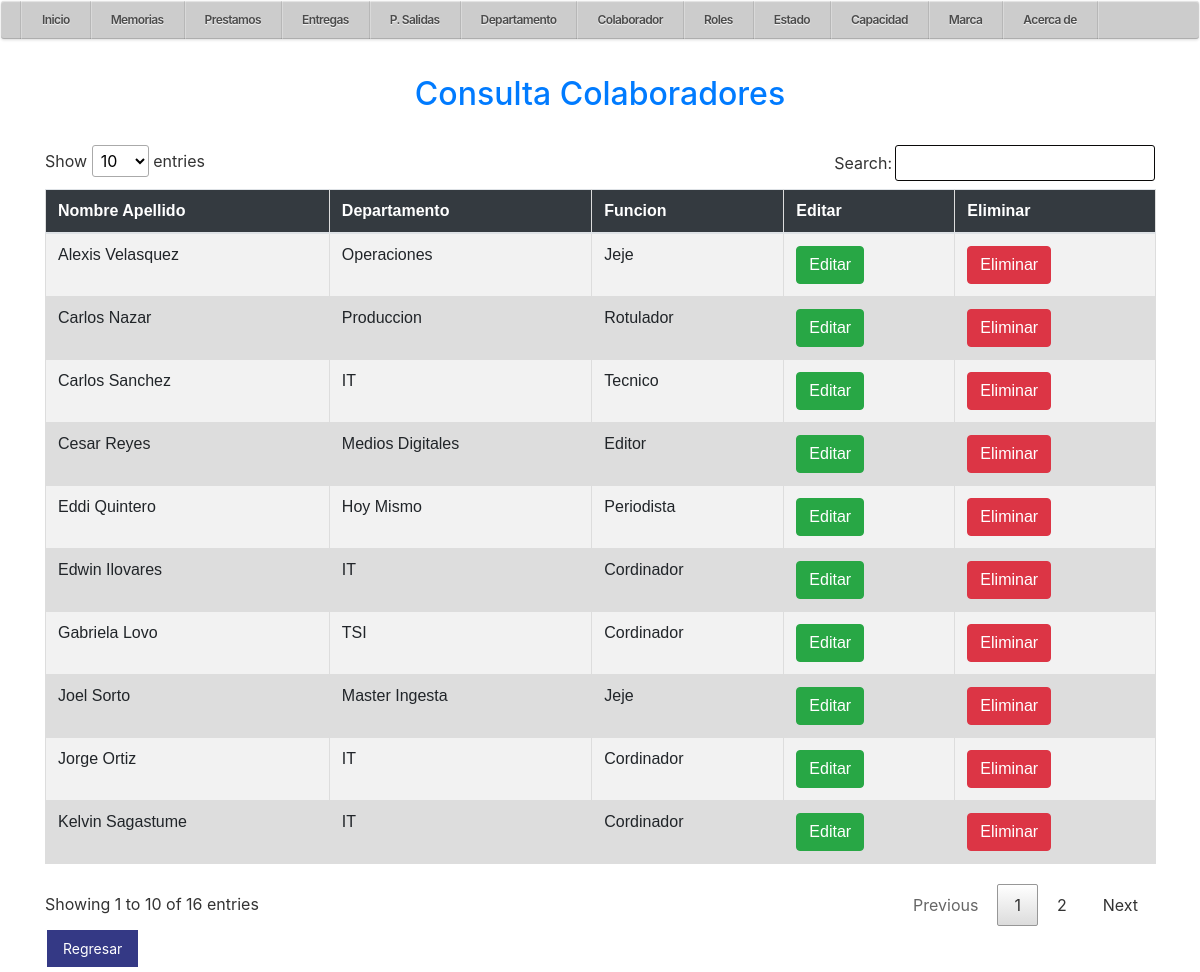
Screenshot of /php/Cons_Colaborador.php (signed in) with the database file from the repository.
### tables this page shows
CREATE TABLE `empleados` (
  `id` int(11) NOT NULL,
  `nom` varchar(20) NOT NULL,
  `id_depto` int(11) NOT NULL,
  `id_rol` int(11) NOT NULL
);

CREATE TABLE `depto` (
  `id` int(11) NOT NULL,
  `nom_depto` varchar(20) NOT NULL
);

CREATE TABLE `roles` (
  `id` int(11) NOT NULL,
  `nom` varchar(20) NOT NULL
);

### php/Cons_Colaborador.php (the view, shortened to what this page needs)
<?php
include_once '../conexion/conexion3.php';
include_once "../php/plantilla4.php";
?>
<!doctype html>
<html lang="es">
<head>
    <link rel="stylesheet" href="/R_MEMORIAS/css/stilu.css">
    <link rel="stylesheet" href="/R_MEMORIAS/css/stilos4.css">
    <link rel="stylesheet" href="/R_MEMORIAS/css/menu11.css">
    <link rel="stylesheet" type="text/css" href="/R_MEMORIAS/css/min.css">
    <link rel="stylesheet" href="https://cdn.jsdelivr.net/npm/bootstrap@4.6.2/dist/css/bootstrap.min.css">
</head>
<body>
    <div class="container">
        <h2>Consulta Colaboradores</h2>
        <br>
        <table class="table table-striped" id="tabla">
            <thead>
                <tr>
                    <th width="auto">Nombre Apellido</th>
                    <th>Departamento</th>
                    <th>Funcion</th>
                    <th>Editar</th>
                    <th>Eliminar</th>
                </tr>
            </thead>
            <tbody>
                <?php
                $sql = "SELECT empleados.id, empleados.nom, depto.nom_depto AS nom_depto, roles.nom AS nom_rol
FROM empleados
INNER JOIN depto ON empleados.id_depto = depto.id
INNER JOIN roles ON empleados.id_rol = roles.id
ORDER BY empleados.id LIMIT 150";
                $result = mysqli_query($enlace, $sql);
                while ($row = mysqli_fetch_object($result)) {
                ?>
                    <tr>
                        <td><?php echo $row->nom; ?></td>
                        <td><?php echo $row->nom_depto; ?></td>
                        <td><?php echo $row->nom_rol; ?></td>
                        <td><a class="btn btn-success" href="/R_MEMORIAS/php/Editar_Colaborador.php?id=<?php echo $row->id; ?>">Editar</a></td>
                        <td><a class="btn btn-danger" href="/R_MEMORIAS/php/Borrar_Colaborador.php?id=<?php echo $row->id; ?>" onclick="return confirm('Estás seguro que deseas eliminar el registro?');">Eliminar</a></td>
                    </tr>
                <?php
                }
                ?>
            </tbody>
        </table>
        <td><a class="btn-editar" href="/R_MEMORIAS/php/Form_Empl.php">Regresar</a></td>
    </div>
</body>
</html>

### php/Plantilla4.php (shortened to what this page needs)
<link rel="stylesheet" href="/R_Memorias/css/menu8.css">
<div id="container">
    <ul id="menu">
        <li><a href="/R_MEMORIAS/php/Plantilla.php">Inicio</a>
        </li>
        <li><a href="#">Memorias</a>
        </li>
        <li><a href="#">Prestamos</a>
        </li>
        <li><a href="#">Entregas</a>
        </li>
        <li><a href="#">P. Salidas</a>
        </li>
        <li><a href="#">Departamento</a>
        </li>
        <li><a href="#">Colaborador</a>
        </li>
        <li><a href="#">Roles</a>
        </li>
        <li><a href="#">Estado</a>
        </li>
        <li><a href="#">Capacidad</a>
        </li>
        <li><a href="#">Marca</a>
        </li>
        <li><a href="/R_MEMORIAS/php/Form.php">Acerca de</a></li>
    </ul>
</div>

### css/menu8.css (style rules this page uses)
* { margin: 0; padding: 0; box-sizing: border-box; }
body { padding: 1px; font-family: arial; background-image: url('/R_Memorias/img/fondo9.jpg'); background-repeat: no-repeat; background-size: cover; justify-content: center; align-items: 100vh; min-height: 100vh; overflow: 100vh; display: left; }
#container:after { content: ""; display: block; clear: both; height: 0; }
#menu { position: relative; float: left; width: 100%; padding: 0 20px; border-radius: 3px; box-shadow: inset 0 1px 1px rgba(255, 255, 255, .5), inset 0 -1px 0 rgba(0, 0, 0, .15), 0 1px 3px rgba(0, 0, 0, .15); background: #ccc; }
#menu, #menu ul { list-style: none; }
#menu>li { float: left; position: relative; border-right: 1px solid rgba(0, 0, 0, .1); box-shadow: 1px 0 0 rgba(255, 255, 255, .25); perspective: 1000px; }
#menu>li:first-child { border-left: 1px solid rgba(255, 255, 255, .25); box-shadow: -1px 0 0 rgba(0, 0, 0, .1), 1px 0 0 rgba(255, 255, 255, .25); }
#menu a { display: block; position: relative; z-index: 10; padding: 13px 20px 13px 20px; text-decoration: none; color: rgba(75, 75, 75, 1); line-height: 1; font-weight: 600; font-size: 12px; letter-spacing: -.05em; background: transparent; text-shadow: 0 1px 1px rgba(255, 255, 255, .9); transition: all .25s ease-in-out; }

### css/stilu.css (style rules this page uses)
table { border-collapse: collapse; width: 100%; }
th, td { text-align: left; padding: 4px; }
tr:nth-child(even) { background-color: #f2f2f2 }
th { background-color: #4CAF50; color: white; }
h2 { color: rgb(9, 35, 150); text-align: center; margin: 0; font-size: 30px; margin-bottom: 20px; }
.btn-editar { background-color: #343985; color: white; padding: 8px 16px; text-align: center; text-decoration: none; display: inline-block; font-size: 14px; margin: 4px 2px; cursor: pointer; }

### css/stilos4.css (style rules this page uses)
table { font-family: arial, sans-serif; border-collapse: collapse; width: 100%; }
td, th { border: 1px solid #dddddd; text-align: left; padding: 8px; }
tr:nth-child(even) { background-color: #dddddd; }
.btn-editar { background-color: #343985; color: white; padding: 8px 16px; text-align: center; text-decoration: none; display: inline-block; font-size: 14px; margin: 4px 2px; cursor: pointer; }

### css/menu11.css (style rules this page uses)
body { background-color: #f8f9fa; }
.container { margin-top: 20px; }
h2 { color: #007bff; margin-bottom: 20px; }
th { background-color: #343a40; color: #fff; }
.btn-success { background-color: #28a745; border-color: #28a745; }
.btn-danger { background-color: #dc3545; border-color: #dc3545; }
table { border-collapse: separate; border-spacing: 0 1px; }

### css/min.css (style rules this page uses)
table.dataTable, table.dataTable th, table.dataTable td { box-sizing: content-box }

### rows the page displays
empleados: nom "Edwin Ilovares", id_depto.nom_depto "IT", id_rol.nom "Cordinador"
empleados: nom "Kelvin Sagastume", id_depto.nom_depto "IT", id_rol.nom "Cordinador"
empleados: nom "Jorge Ortiz", id_depto.nom_depto "IT", id_rol.nom "Cordinador"
empleados: nom "Alexis Velasquez", id_depto.nom_depto "Operaciones", id_rol.nom "Jeje"
empleados: nom "Joel Sorto", id_depto.nom_depto "Master Ingesta", id_rol.nom "Jeje"
empleados: nom "Eddi Quintero", id_depto.nom_depto "Hoy Mismo", id_rol.nom "Periodista"
empleados: nom "Cesar Reyes", id_depto.nom_depto "Medios Digitales", id_rol.nom "Editor"
empleados: nom "Carlos Sanchez", id_depto.nom_depto "IT", id_rol.nom "Tecnico"
empleados: nom "Gabriela Lovo", id_depto.nom_depto "TSI", id_rol.nom "Cordinador"
empleados: nom "Carlos Nazar", id_depto.nom_depto "Produccion", id_rol.nom "Rotulador"
